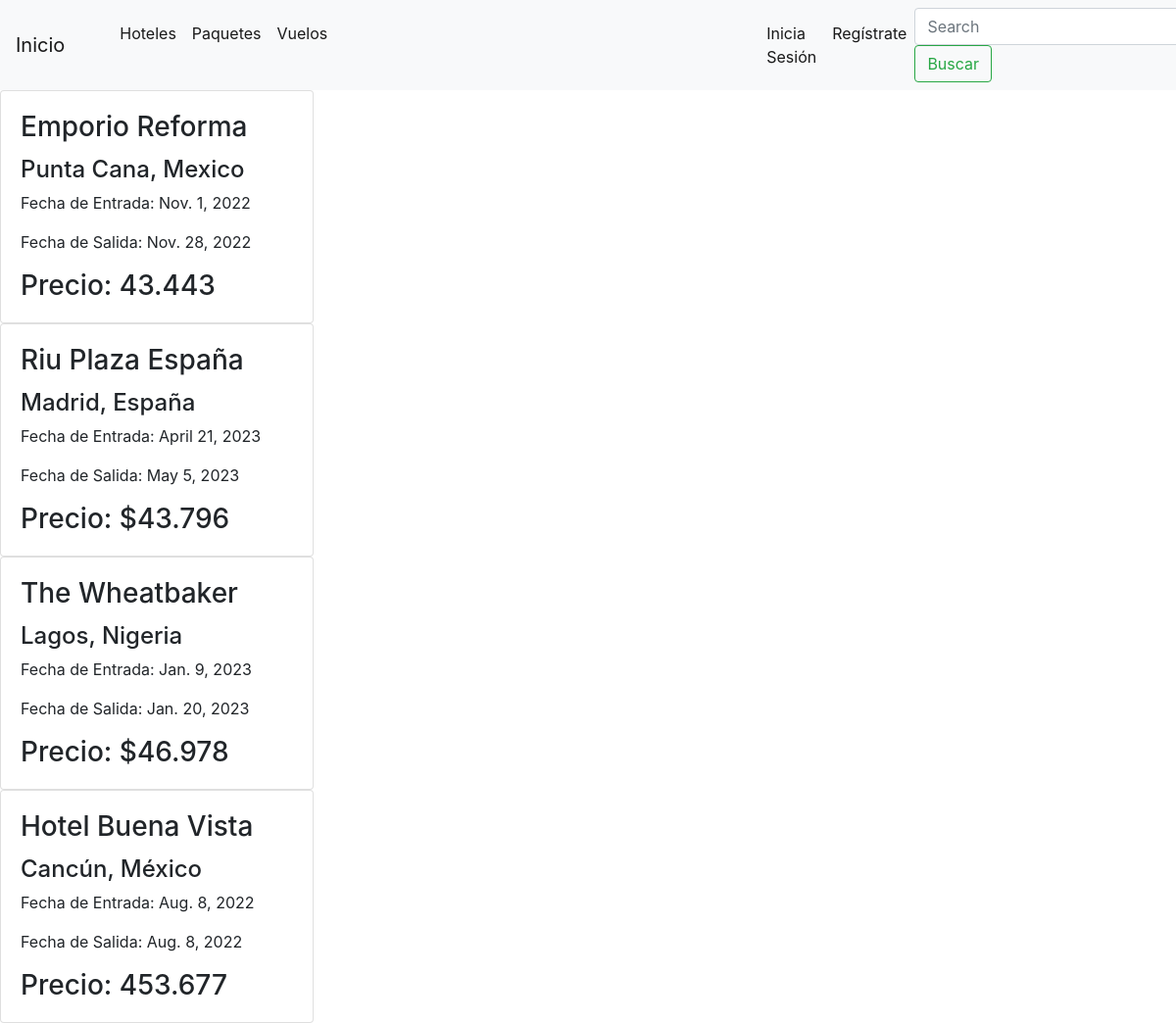
The page /info/viajes-hotels/ on the database its author committed.
### viajes/models.py (models this page shows, shortened)
class Hotel(models.Model):
    name = models.CharField(max_length=200)
    location= models.TextField()
    date_departue = models.DateField(auto_now_add=True, null=True, blank=True)
    date_return = models.DateField(auto_now_add=True, null=True, blank=True)
    price= models.FloatField()
    image=models.ImageField(upload_to="viajes/",null=True, blank=True)
    class Meta:
        verbose_name = "Hotel"
        verbose_name_plural = "Hoteles"

### viajes/views.py (the view)
# urls.py: path("viajes-hotels/",verHotel),
def verHotel(request):
    hotels = Hotel.objects.all()
    return render(request,"hotel.html",context={"hotels" : hotels})

### template/hotel.html (shortened to what this page needs)
{%  extends "template/base.html" %}
{% block contenidoquecambia %}
<!DOCTYPE html>
<html lang="en">
<head>
</head>
<body>
    {% for i in hotels %}
    <div class="card" style="width: 20rem;">
        <div class="card-body">
            <h3 class="card-title">{{i.name}}</h3>
            <h4 class="card-text">{{i.location}}</h4>
            <p class="card-text">Fecha de Entrada: {{i.date_departue}}</p>
            <p class="card-text">Fecha de Salida: {{i.date_return}}</p>
            <h3 class="card-text">Precio: {{i.price}}</h3>
        </div>
    </div>
    {% endfor %}
</body>
</html>
{% endblock  %}

### rows shown on the page
Hotel: name "Emporio Reforma", location "Punta Cana, Mexico", date_departue "Nov. 1, 2022", date_return "Nov. 28, 2022", price "43.443"
Hotel: name "Riu Plaza España", location "Madrid, España", date_departue "April 21, 2023", date_return "May 5, 2023", price "$43.796"
Hotel: name "The Wheatbaker", location "Lagos, Nigeria", date_departue "Jan. 9, 2023", date_return "Jan. 20, 2023", price "$46.978"
Hotel: name "Hotel Buena Vista", location "Cancún, México", date_departue "Aug. 8, 2022", date_return "Aug. 8, 2022", price "453.677"
